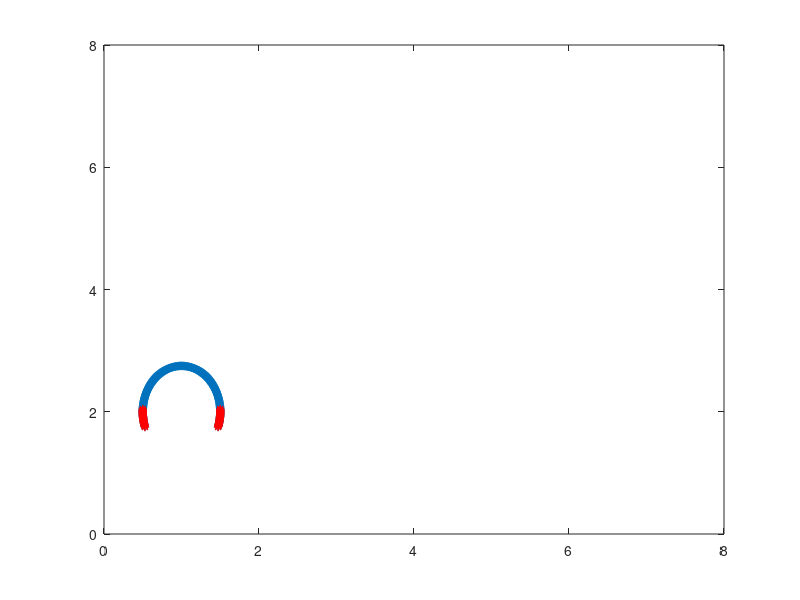

The MATLAB source for this figure:
%%%%%%%%%%%%%%%%%%%%%%%%%%%%%%%%%%%%%%%%%%%%%%%%%%%%%%%%%%%%%%%%%%
%
% Jellyfish Example Courtesy of Alexander P. Hoover, PhD
%
% Converted from IBAMR: 1/16/2018 by NAB.
%
%%%%%%%%%%%%%%%%%%%%%%%%%%%%%%%%%%%%%%%%%%%%%%%%%%%%%%%%%%%%%%%%%%


close all;
clear all;
L = 8;                              % length of computational domain (m)
N = 512;                            % number of Cartesian grid meshwidths at the finest level of the AMR grid
dx = L/N;                           % Cartesian mesh width (m)
ds = dx/2;
 
a=.5;
b=.75;
d=-0.25;
factor_a=.8;
 
F=1e5; %5e0
 
theta=zeros(1000,1);
theta_lim=asin(d/b);
theta_test=pi/2;
 
x_points=zeros(1000,1);
z_points=zeros(1000,1);
id_points=zeros(1000,1);
offset = 0;
 
kappa_spring = 1e7; %1e5                % spring constant (Newton)
kappa_beam = 1e5;    %5e3              % beam stiffness constant (Newton m^2)
%kappa_beam_flexible = kappa_beam/5;               % beam stiffness constant (Newton m^2)
kappa_target = kappa_spring;         % target point penalty spring constant (Newton)
 
c=0;
while(theta_test<(pi-theta_lim))
    c=c+1;
    theta(c)=theta_test;
     
    x_points(c)=a*cos(theta(c));
    z_points(c)=b*sin(theta(c));
    id_points(c)=c-1;
     
    theta_test=ds/((a*sin(theta(c)))^(2)+(b*cos(theta(c)))^(2))^(.5)+theta(c);
     
end
 
c_stiff=c;
 
 
npts=2*c-1;
npts_wing=floor(npts/2);
npts_musc=floor(npts_wing/4);
 
for j=(c+1):(npts)
    x_points(j)=-1*x_points(j-c+1);
    z_points(j)=z_points(j-c+1);
    id_points(j)=j-1;
end
 

mesh_name = 'jelly';
xShift = 1;
yShift = 2;
 
x_points=x_points(1:npts)+xShift;
z_points=z_points(1:npts)+yShift;
it_points=id_points(1:npts);
 
plot(x_points(:),z_points(:),'*'); hold on;
axis([0 8 0 8])

%%%%%%%%%%%%%%%%%%%%%%%%%%%%%%%%%%%%%%%%%%%%%%%%%%%%%%%%%%%%%%%%%%%%%%%%%%%%%%%%
%
% Print .vertex information
%
%%%%%%%%%%%%%%%%%%%%%%%%%%%%%%%%%%%%%%%%%%%%%%%%%%%%%%%%%%%%%%%%%%%%%%%%%%%%%%%%

vertex_fid = fopen([mesh_name num2str(N) '.vertex'], 'w');
 
    fprintf(vertex_fid, '%d\n', npts + npts_musc*2);

    %
    % bell
    %
    for j=1:npts
        fprintf(vertex_fid, '%1.16e %1.16e\n', x_points(j), z_points(j));
    end
 
    %
    % muscles
    %
    for s = 1:npts_musc
        fprintf(vertex_fid, '%1.16e %1.16e\n', x_points(npts_wing+1-npts_musc+s), z_points(npts_wing+1-npts_musc+s));
        plot(x_points(npts_wing+1-npts_musc+s),z_points(npts_wing+1-npts_musc+s),'r*'); hold on;
    end
    for s = 1:npts_musc
        fprintf(vertex_fid, '%1.16e %1.16e\n', x_points(npts-npts_musc+s), z_points(npts-npts_musc+s));
        plot(x_points(npts-npts_musc+s),z_points(npts-npts_musc+s),'r*'); hold on;
    end

fclose(vertex_fid);
 
%%%%%%%%%%%%%%%%%%%%%%%%%%%%%%%%%%%%%%%%%%%%%%%%%%%%%%%%%%%%%%%%%%%%%%%%%%%%%%%%
%
% Print .spring information
%
%%%%%%%%%%%%%%%%%%%%%%%%%%%%%%%%%%%%%%%%%%%%%%%%%%%%%%%%%%%%%%%%%%%%%%%%%%%%%%%%

spring_fid = fopen([mesh_name num2str(N) '.spring'], 'w');
    
    npts_spring_type1=npts-1;
 
    fprintf(spring_fid, '%d\n', npts-1 + npts_musc);
 
    fprintf('\nNumber of springs before muscles: %d \n\n',npts-1)
    
    factor = 1;%ds^2/ds;
    
    %
    % bell
    %
    for s = 1:c-1
        resting=sqrt((x_points(s)-x_points(s+1))^(2)+(z_points(s)-z_points(s+1))^(2));
        fprintf(spring_fid, '%d %d %1.16e %1.16e %d\n', id_points(s)+1, id_points(s+1)+1, kappa_spring*ds/(ds^2)*factor, resting, 1);
    end
    for s = c+1:npts-1
        resting=sqrt((x_points(s)-x_points(s+1))^(2)+(z_points(s)-z_points(s+1))^(2));
        fprintf(spring_fid, '%d %d %1.16e %1.16e %d\n', id_points(s)+1, id_points(s+1)+1, kappa_spring*ds/(ds^2)*factor, resting, 1);
    end
    resting=sqrt((x_points(1)-x_points(c+1))^(2)+(z_points(1)-z_points(c+1))^(2));
    fprintf(spring_fid, '%d %d %1.16e %1.16e %d\n', id_points(1)+1, id_points(c+1)+1, kappa_spring*ds/(ds^2)*factor, resting, 1);

    %
    % muscles
    %
    for s = 1:npts_musc
        fprintf(spring_fid, '%d %d %1.16e %1.16e %d\n',npts+s-1+1, npts+s+npts_musc-1+1, F, 0, 1);
    end
 
 
    fclose(spring_fid);
 
 
 
%%%%%%%%%%%%%%%%%%%%%%%%%%%%%%%%%%%%%%%%%%%%%%%%%%%%%%%%%%%%%%%%%%%%%%%%%%%%%%%%
%
% Print .nonInv_beam information
%
%%%%%%%%%%%%%%%%%%%%%%%%%%%%%%%%%%%%%%%%%%%%%%%%%%%%%%%%%%%%%%%%%%%%%%%%%%%%%%%%

beam_fid = fopen([mesh_name num2str(N) '.nonInv_beam'], 'w');
 
    fprintf(beam_fid, '%d\n', npts-2);

    factor=1;% = (ds^4)/ds;
    
    for s = 2:c-1
        C1 = x_points(s-1)+x_points(s+1)-2*x_points(s);
        C2 = z_points(s-1)+z_points(s+1)-2*z_points(s);
        fprintf(beam_fid, '%d %d %d %1.16e %1.16e %1.16e\n', id_points(s-1)+1, id_points(s)+1, id_points(s+1)+1, kappa_beam*ds/(ds^4)*factor, C1, C2);
    end
    for s = c+2:npts-1
        C1 = x_points(s-1)+x_points(s+1)-2*x_points(s);
        C2 = z_points(s-1)+z_points(s+1)-2*z_points(s);
        fprintf(beam_fid, '%d %d %d %1.16e %1.16e %1.16e\n', id_points(s-1)+1, id_points(s)+1, id_points(s+1)+1, kappa_beam*ds/(ds^4)*factor, C1, C2);
    end

    C1 = x_points(c+2)+x_points(1)-2*x_points(c+1);
    C2 = z_points(c+2)+z_points(1)-2*z_points(c+1);
    fprintf(beam_fid, '%d %d %d %1.16e %1.16e %1.16e\n', id_points(c+2)+1, id_points(c+1)+1, id_points(1)+1, kappa_beam*ds/(ds^4)*factor, C1, C2);

    C1 = x_points(c+1)+x_points(2)-2*x_points(1);
    C2 = z_points(c+1)+z_points(2)-2*z_points(1);
    fprintf(beam_fid, '%d %d %d %1.16e %1.16e %1.16e\n', id_points(c+1)+1, id_points(1)+1, id_points(2)+1, kappa_beam*ds/(ds^4)*factor, C1, C2);

 
    fclose(beam_fid);
 
